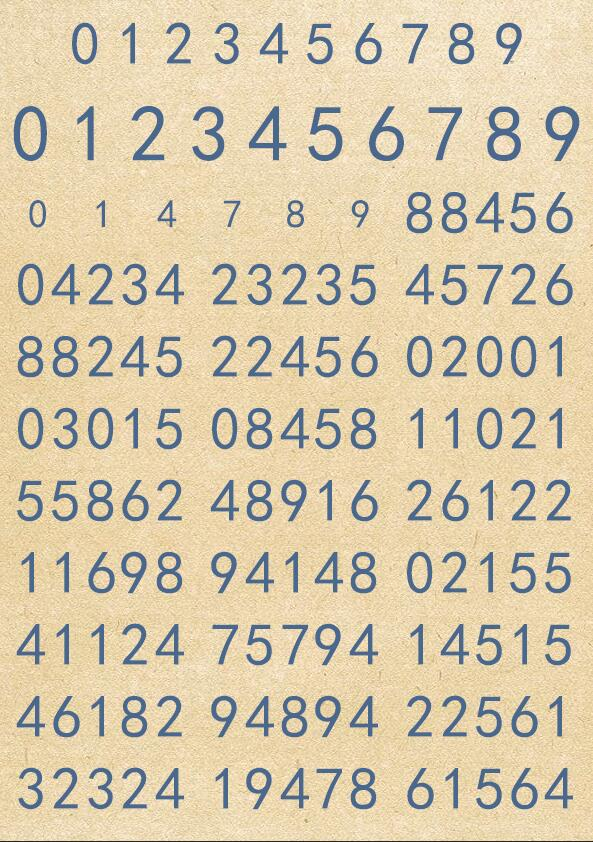
#> input picture 1234567890.jpg, 593 x 842 px, found by its file name
$ python '数字0-9匹配.py'
#> lines starting #> are read from the running program, lines starting #| are printed output that depends on the picture
import cv2
import numpy as np
from matplotlib import pyplot as plt

#原图
img = cv2.imread("1234567890.jpg",0)
#> img: shape (842, 593); min 28, max 255, mean 203.3
img0 = img[10:75,70:99]
img1 = img[10:75,115:136]
img2 = img[10:75,160:195]
img3 = img[10:75,210:245]
img4 = img[10:75,255:293]
img5 = img[10:75,305:335]
img6 = img[10:75,349:385]
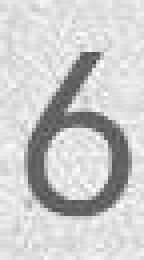
#> img6: shape (65, 36) (shown 4 times larger); min 73, max 255, mean 203.2
img7 = img[10:75,396:430]
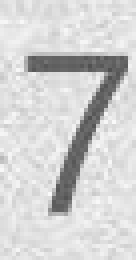
#> img7: shape (65, 34) (shown 4 times larger); min 80, max 249, mean 210.2
img8 = img[10:75,442:480]
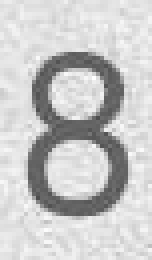
#> img8: shape (65, 38) (shown 4 times larger); min 77, max 255, mean 200.1
img9 = img[10:75,495:525]
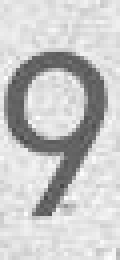
#> img9: shape (65, 30) (shown 4 times larger); min 71, max 253, mean 199.4

for i in range(10):
    img_ = img.copy()
    template = eval("img"+str(i))
    h, w = template.shape[:2]
    res = cv2.matchTemplate(img_, template, cv2.TM_CCOEFF_NORMED)
    threshold = 0.95
    loc = np.where(res >= threshold)
    for pt in zip(*loc[::-1]):  # *号表示可选参数
        bottom_right = (pt[0] + w, pt[1] + h)
        cv2.rectangle(img_, pt, bottom_right, (0, 0, 255), 2)
    cv2.imshow('img_',img_)
    cv2.waitKey(0)
#> this loop made 10 passes
#> loc on passes 1, 2, 3, 5, 6, 7, 8, 9: 10 positions, rows 10 to 539, columns 16 to 509, 20 positions, rows 10 to 755, columns 14 to 542, 21 positions, rows 10 to 755, columns 47 to 540, 21 positions, rows 10 to 755, columns 12 to 540, 17 positions, rows 10 to 755, columns 15 to 543, 12 positions, rows 10 to 755, columns 47 to 540, ([10, 251, 611, 611, 755], [396, 471, 206, 276, 310]), 14 positions, rows 10 to 755, columns 11 to 442
#> pass 1, `res = cv2.matchTemplate(img_, template, cv2.TM_CCOEFF_NORMED)`:
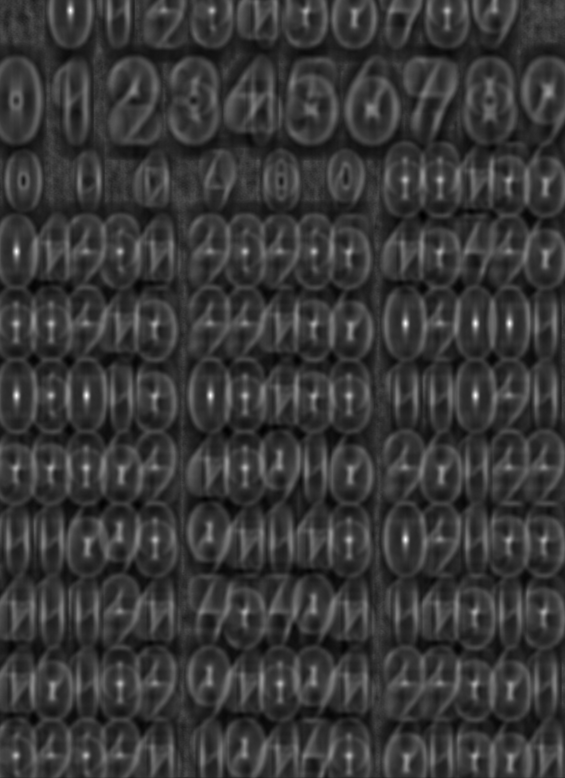
#> res: shape (778, 565) float32; min -0.286, max 1, mean -0.0015; drawn with min black and max white
#> pass 2, `res = cv2.matchTemplate(img_, template, cv2.TM_CCOEFF_NORMED)`:
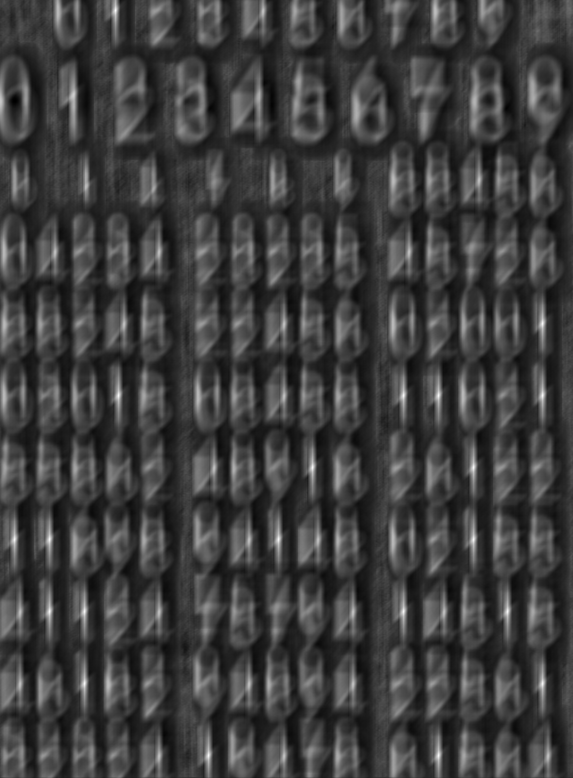
#> res: shape (778, 573) float32; min -0.322, max 1, mean 0.00137; drawn with min black and max white
#> pass 2, `cv2.imshow('img_',img_)`:
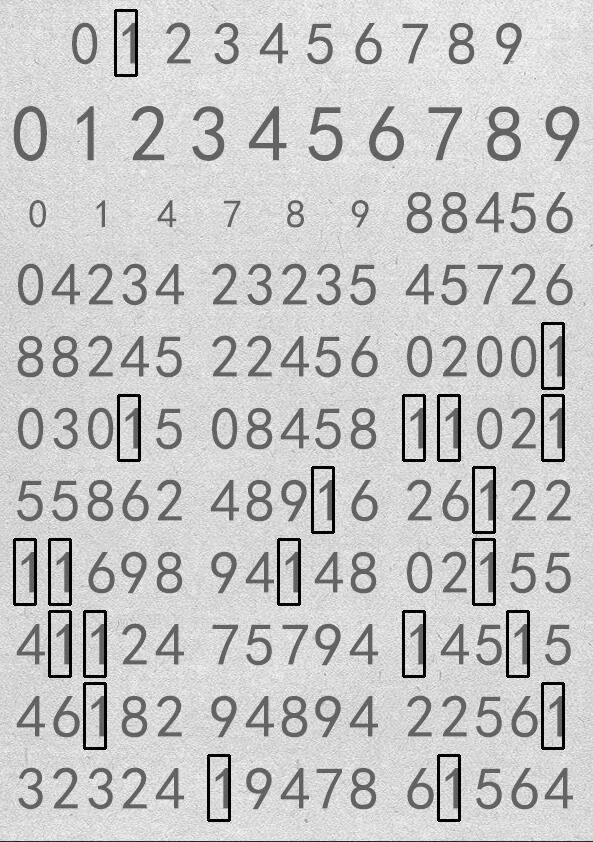
#> window 'img_': shape (842, 593); min 0, max 255, mean 198.8
